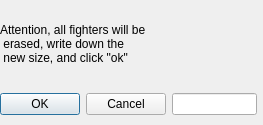
<?xml version="1.0" encoding="UTF-8"?>
<ui version="4.0">
 <class>Dialog</class>
 <widget class="QDialog" name="Dialog">
  <property name="geometry">
   <rect>
    <x>0</x>
    <y>0</y>
    <width>263</width>
    <height>125</height>
   </rect>
  </property>
  <property name="windowTitle">
   <string>Dialog</string>
  </property>
  <widget class="QWidget" name="">
   <property name="geometry">
    <rect>
     <x>0</x>
     <y>0</y>
     <width>257</width>
     <height>115</height>
    </rect>
   </property>
   <layout class="QGridLayout" name="gridLayout">
    <item row="3" column="0">
     <widget class="QDialogButtonBox" name="buttonBox">
      <property name="orientation">
       <enum>Qt::Horizontal</enum>
      </property>
      <property name="standardButtons">
       <set>QDialogButtonBox::Cancel|QDialogButtonBox::Ok</set>
      </property>
     </widget>
    </item>
    <item row="3" column="1">
     <widget class="QLineEdit" name="lineEdit"/>
    </item>
    <item row="0" column="0">
     <widget class="QLabel" name="label">
      <property name="sizePolicy">
       <sizepolicy hsizetype="Expanding" vsizetype="Preferred">
        <horstretch>0</horstretch>
        <verstretch>0</verstretch>
       </sizepolicy>
      </property>
      <property name="text">
       <string>Attention, all fighters will be 
 erased, write down the 
 new size, and click &quot;ok&quot;</string>
      </property>
     </widget>
    </item>
   </layout>
  </widget>
 </widget>
 <resources/>
 <connections>
  <connection>
   <sender>buttonBox</sender>
   <signal>rejected()</signal>
   <receiver>Dialog</receiver>
   <slot>reject()</slot>
   <hints>
    <hint type="sourcelabel">
     <x>316</x>
     <y>260</y>
    </hint>
    <hint type="destinationlabel">
     <x>286</x>
     <y>274</y>
    </hint>
   </hints>
  </connection>
  <connection>
   <sender>buttonBox</sender>
   <signal>accepted()</signal>
   <receiver>Dialog</receiver>
   <slot>accept()</slot>
   <hints>
    <hint type="sourcelabel">
     <x>248</x>
     <y>254</y>
    </hint>
    <hint type="destinationlabel">
     <x>157</x>
     <y>274</y>
    </hint>
   </hints>
  </connection>
 </connections>
</ui>
